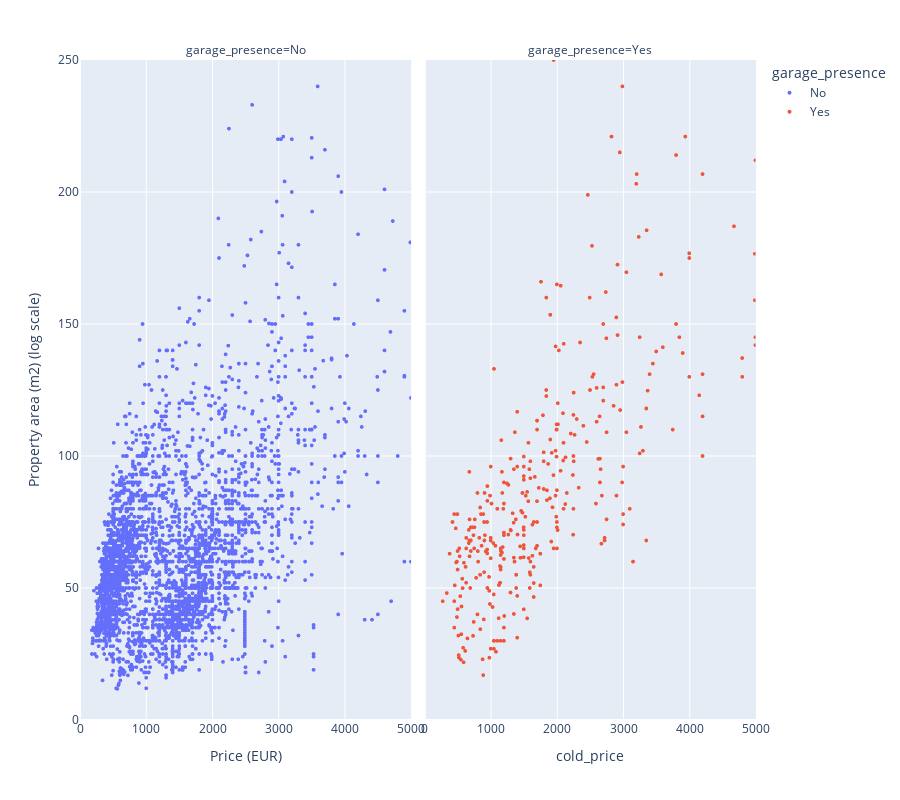

Notebook cell for this chart:
### Markdown cell above
Does garage affect a visual representation on a scatter plot?

### Code cell
fig = px.scatter(pd.concat([df_r, garage_bins],axis=1), x="cold_price", y="property_area", 
                 color= 'garage_presence', height= 800, facet_col = 'garage_presence')   # ,  trendline="ols", trendline_options=dict(log_x=True)
fig.update_layout(xaxis_title="Price (EUR)", yaxis_title="Property area (m2) (log scale)")
# fig.update_layout(xaxis_type = 'log', yaxis_type = 'log')
fig.update_traces(marker_size=4 , line=dict(width=2))   # change marker size and line width
fig.update_yaxes(range=[0, 250])
fig.update_xaxes(range=[0, 5000])
fig.show()

### Figure 1 — Plotly figure (JSON) as saved in the notebook; plotly's stock layout.template omitted (floating-point values rounded to 4 significant figures; data arrays with more than 128 entries replaced by an {"elided": "..."} marker saying what was removed)
{"data": [{"hovertemplate": "garage_presence=No<br>cold_price=%{x}<br>property_area=%{y}<extra></extra>", "legendgroup": "No", "line": {"width": 2}, "marker": {"color": "#636efa", "size": 4, "symbol": "circle"}, "mode": "markers", "name": "No", "showlegend": true, "type": "scattergl", "x": {"elided": "3694 float values"}, "xaxis": "x", "y": {"elided": "3694 float values"}, "yaxis": "y"}, {"hovertemplate": "garage_presence=Yes<br>cold_price=%{x}<br>property_area=%{y}<extra></extra>", "legendgroup": "Yes", "line": {"width": 2}, "marker": {"color": "#EF553B", "size": 4, "symbol": "circle"}, "mode": "markers", "name": "Yes", "showlegend": true, "type": "scattergl", "x": {"elided": "377 float values"}, "xaxis": "x2", "y": {"elided": "377 float values"}, "yaxis": "y2"}], "layout": {"annotations": [{"font": {}, "showarrow": false, "text": "garage_presence=No", "x": 0.245, "xanchor": "center", "xref": "paper", "y": 1, "yanchor": "bottom", "yref": "paper"}, {"font": {}, "showarrow": false, "text": "garage_presence=Yes", "x": 0.755, "xanchor": "center", "xref": "paper", "y": 1, "yanchor": "bottom", "yref": "paper"}], "height": 800, "legend": {"title": {"text": "garage_presence"}, "tracegroupgap": 0}, "margin": {"t": 60}, "xaxis": {"anchor": "y", "domain": [0, 0.49], "range": [0, 5000], "title": {"text": "Price (EUR)"}}, "xaxis2": {"anchor": "y2", "domain": [0.51, 1], "matches": "x", "range": [0, 5000], "title": {"text": "cold_price"}}, "yaxis": {"anchor": "x", "domain": [0, 1], "range": [0, 250], "title": {"text": "Property area (m2) (log scale)"}}, "yaxis2": {"anchor": "x2", "domain": [0, 1], "matches": "y", "range": [0, 250], "showticklabels": false}}}
